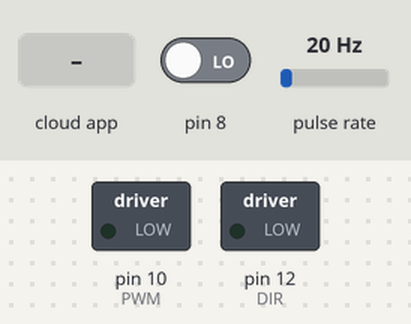
A sketch run on a simulated Arduino Uno, built with avr-gcc and run on an emulated ATmega328P. On the bench: switched loads named in the sketch (green lamp = pin HIGH). Wiring (inferred from the names in the program): pulse sensor: data pin 3. The inputs (shaded band) are chosen by the test bench; at power-on: pin 8 LOW, pulse rate 20 Hz. The ROS host is connected and sends only what is stated.

Above: at 1.2 s.
1.3 s: the phone or cloud app sets linear.x to -100
At 2.5 s:
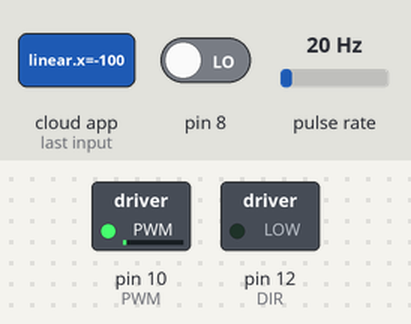
2.8 s: the phone or cloud app sets linear.x to 0
At 3.7 s:
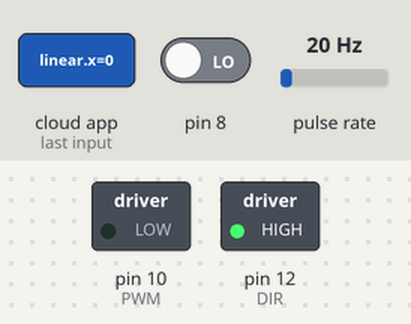
4.3 s: the phone or cloud app sets linear.x to 100
At 4.9 s:
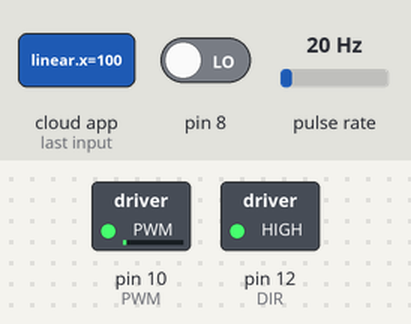
5.8 s: the phone or cloud app sets angular.z to 100
At 7.0 s:
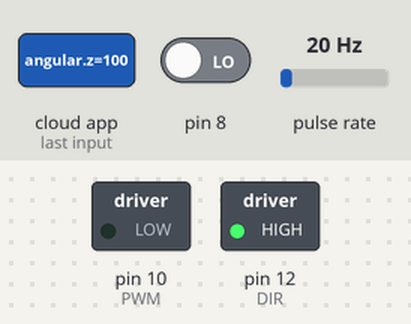
7.3 s: the phone or cloud app sets angular.z to -100
At 8.4 s:
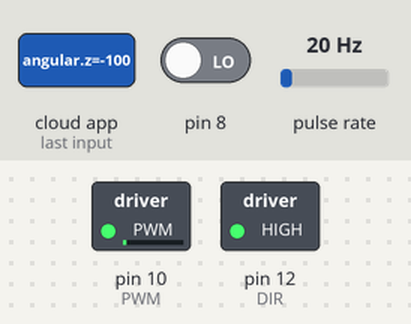
Timing chart, 0 to 9.8 s (numbered marks = the images above; inputs shaded):
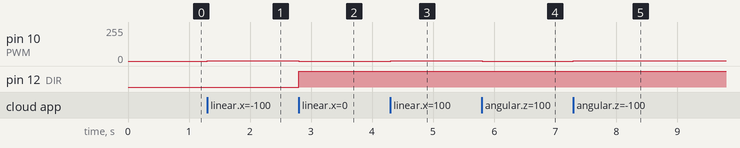

The sketch:

encoder_rpm.ino
```cpp
/*
  Gearmotor Rotary Encoder Test
  motor-encoder-rpm.ino
  Read pulses from motor encoder to calculate speed
  Control speed with potentiometer
  Displays results on Serial Monitor
  Use Cytron MD10C PWM motor controller
  DroneBot Workshop 2019
  https://dronebotworkshop.com
*/
 #include <ros.h>
#include <std_msgs/Float32.h>
#include <geometry_msgs/Twist.h>

// Motor encoder output pulse per rotation (change as required)
#define ENC_COUNT_REV 696

// Encoder output to Arduino Interrupt pin
#define ENC_IN 3  //A pin

// MD10C PWM connected to pin 10
#define PWM 10
// MD10C DIR connected to pin 12
#define DIR 12

float track=0.45;
float VL;

ros::NodeHandle nh;

std_msgs::Float32 str_message;
ros::Publisher chatter("velocity", &str_message);
void Motor1L(float motion);

float speed_angular=0, speed_linear=0;
void messageCb( const geometry_msgs::Twist& msg){
  speed_angular = msg.angular.z;
  speed_linear = msg.linear.x;
  speed_angular = (speed_angular*track)/(2.0);
  //VR=speed_linear + speed_angular;
  VL= speed_linear - speed_angular;

   Motor1L(VL);

}

ros::Subscriber<geometry_msgs::Twist> sub("cmd_vel", &messageCb );

// Analog pin for potentiometer
int speedcontrol = 0;

// Pulse count from encoder
volatile long encoderValue = 0;

// One-second interval for measurements
int interval = 1000;

// Counters for milliseconds during interval
long previousMillis = 0;
long currentMillis = 0;

// Variable for RPM measuerment
int rpm = 0;

// Variable for PWM motor speed output
int motorPwm = 0;

void setup()
{
  // Setup Serial Monitor
  //Serial.begin(9600);

  // Set encoder as input with internal pullup
  pinMode(ENC_IN, INPUT_PULLUP);

  // Set PWM and DIR connections as outputs
  pinMode(PWM, OUTPUT);
  pinMode(DIR, OUTPUT);

  // Attach interrupt
  attachInterrupt(digitalPinToInterrupt(ENC_IN), updateEncoder, RISING);
  digitalWrite(PWM, LOW);
  // Setup initial values for timer
  previousMillis = millis();

  nh.initNode();
  nh.advertise(chatter);
 nh.subscribe(sub);
}

void loop()
{

    // Control motor with potentiometer
    //motorPwm = 200;

    // Write PWM to controller
    //analogWrite(PWM, motorPwm);

  // Update RPM value every second
  currentMillis = millis();
  if (currentMillis - previousMillis > interval) {
    previousMillis = currentMillis;


    // Calculate RPM
    rpm = (float)(encoderValue * 60 / ENC_COUNT_REV);
    str_message.data = rpm;

    // Only update display when there is a reading

      Serial.print("PWM VALUE: ");
      Serial.print(motorPwm);
      Serial.print('\t');
      Serial.print(" PULSES: ");
      Serial.print(encoderValue);
      Serial.print('\t');
      Serial.print(" SPEED: ");
      Serial.print(rpm);
      Serial.println(" RPM");
       chatter.publish( &str_message );


    encoderValue = 0;
  }

  nh.spinOnce();
 delay(1);
}

void updateEncoder()
{
  // Increment value for each pulse from encoder
  if(digitalRead(8)==0){
    encoderValue++;
  }else{
    encoderValue--;
  }
}

void Motor1L(float motion){
if(motion>=0){
  analogWrite(PWM, motion);
  digitalWrite(DIR, HIGH); //clockwise
}else{
  motion=-1*motion;
  analogWrite(PWM, motion);
  digitalWrite(DIR, LOW); //anti-clockwise
}

}
```

Measured:
- after the input at 1.3 s, pin 10 (PWM): 0/255 → 1/255 at once
- after the input at 2.8 s, pin 10 (PWM): 1/255 → 0/255 at once; pin 12 (DIR): LOW → HIGH at once
- after the input at 4.3 s, pin 10 (PWM): 0/255 → 1/255 at once
- after the input at 5.8 s, pin 10 (PWM): 1/255 → 0/255 at once
- after the input at 7.3 s, pin 10 (PWM): 0/255 → 1/255 at once
